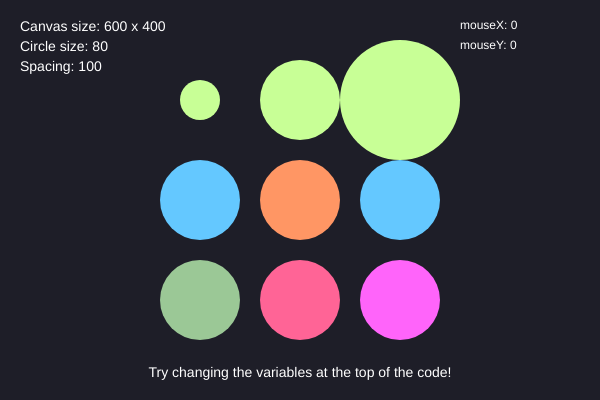
Frame 1 (no input)
Frame 60 (no input): identical to frame 1, image omitted
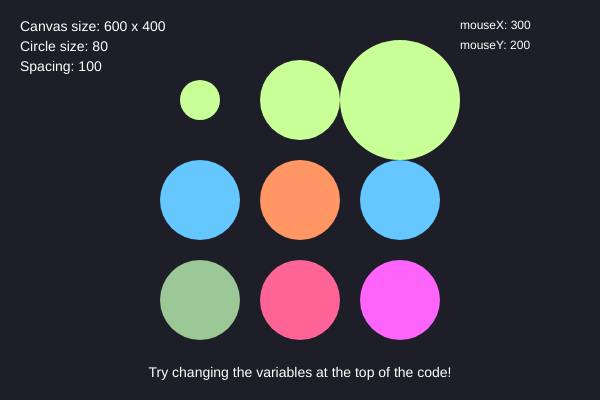
Frame 120 (the mouse pressed at the canvas centre since frame 60)

The p5.js sketch that drew these frames (run headless with seeded random() and noise() and a simulated clock; from frame 60 on, the mouse is pressed at the canvas centre):

// p5.js sketch
// ── sketch.js
/*
 * Example 02: Variables
 *
 * Variables are containers that store values.
 * They make your code flexible and reusable!
 *
 * Key concepts covered:
 * - Declaring variables with 'let'
 * - Using variables for positions and sizes
 * - Built-in p5 variables: width, height, mouseX, mouseY
 * - Simple math with variables
 */

// Variables declared outside functions are "global"
// They can be accessed anywhere in your code
let circleSize = 80;
let spacing = 100;

function setup() {
  createCanvas(600, 400);
  background(30, 30, 40);

  // ---- Using variables for positioning ----

  // Define center position using built-in width/height variables
  let centerX = width / 2;
  let centerY = height / 2;

  // Draw a circle at the center
  fill(255, 150, 100);
  noStroke();
  circle(centerX, centerY, circleSize);

  // ---- Using variables for multiple shapes ----

  // Using spacing variable to position circles evenly
  fill(100, 200, 255);
  circle(centerX - spacing, centerY, circleSize);
  circle(centerX + spacing, centerY, circleSize);

  // ---- Math with variables ----

  // We can do math with variables!
  let smallSize = circleSize / 2;
  let largeSize = circleSize * 1.5;

  fill(200, 255, 150);
  circle(centerX - spacing, centerY - spacing, smallSize);
  circle(centerX, centerY - spacing, circleSize);
  circle(centerX + spacing, centerY - spacing, largeSize);

  // ---- Variables for colors ----

  let redValue = 255;
  let greenValue = 100;
  let blueValue = 150;

  fill(redValue, greenValue, blueValue);
  circle(centerX, centerY + spacing, circleSize);

  // Modify the color values
  fill(redValue - 100, greenValue + 100, blueValue);
  circle(centerX - spacing, centerY + spacing, circleSize);

  fill(redValue, greenValue, blueValue + 100);
  circle(centerX + spacing, centerY + spacing, circleSize);

  // ---- Display some info ----

  fill(255);
  textSize(14);
  textAlign(LEFT, TOP);
  text("Canvas size: " + width + " x " + height, 20, 20);
  text("Circle size: " + circleSize, 20, 40);
  text("Spacing: " + spacing, 20, 60);

  textAlign(CENTER, BOTTOM);
  text(
    "Try changing the variables at the top of the code!",
    width / 2,
    height - 20
  );
}

// Bonus: This draw function shows mouseX and mouseY variables
function draw() {
  // Draw a small rectangle showing mouse position
  fill(30, 30, 40);
  noStroke();
  rect(width - 150, 10, 140, 50);

  fill(255);
  textSize(12);
  textAlign(LEFT, TOP);
  text("mouseX: " + mouseX, width - 140, 20);
  text("mouseY: " + mouseY, width - 140, 40);
}
